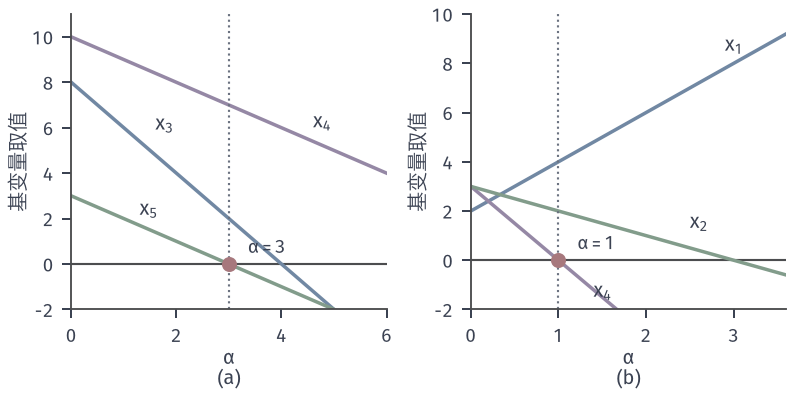

The script that drew this image:
from pathlib import Path
import sys
sys.path.insert(0, str(Path(__file__).resolve().parents[1]/"simplex-common"))
from lp_plot import *

# Basic variables along the entering direction: x_B(alpha)=x_B-alpha*u.
fig, axs = figure(width_mm=112, height_mm=56, ncols=2)
data = [([8,10,3],[2,1,1],['$x_3$','$x_4$','$x_5$'],[3.0],(0,6),(-2,11),'(a)',[(1.6,5.9),(4.6,6.0),(1.3,2.15)]),
        ([2,3,3],[-2,3,1],['$x_1$','$x_4$','$x_2$'],[1.0],(0,3.6),(-2,10),'(b)',[(2.9,8.5),(1.4,-1.5),(2.5,1.3)])]
for ax,(xb,u,names,ast,xl,yl,lab,pos) in zip(axs,data):
    t=np.linspace(xl[0],xl[1],100)
    ax.axhline(0,color=EDGE,lw=.85,zorder=1)
    cols=[BLUE,PURPLE,GREEN] 
    for v,w,n,c in zip(xb,u,names,cols):
        y=v-t*w; ax.plot(t,y,color=c,lw=1.4)
    for n,(px,py) in zip(names,pos): ax.text(px,py,n,fontsize=8,color=INK)
    a=ast[0]; ax.axvline(a,color=MUTED,lw=.85,ls=':')
    ax.plot([a],[0],'o',color=RED,ms=5,zorder=6)
    ax.text(a+.06*xl[1],.45,f'$\\alpha={a:g}$',fontsize=7.5,color=INK)
    ax.set_xlim(*xl); ax.set_ylim(*yl); ax.set_xlabel('$\\alpha$\n'+lab,labelpad=1)
    ax.set_ylabel('基变量取值',labelpad=1)
save(fig, Path(__file__).resolve().parent, 'figure', {'round0':'xB=(8,10,3),u=(2,1,1)','round2':'xB=(2,3,3),u=(-2,3,1)'})
